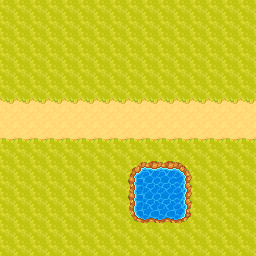

This game map was drawn from its Tiled (.tmx) file and the tilesets committed beside it. A one-line description and the full map source follow:
An orthogonal 16x16 tile map with 16x16 px tiles, 1 tile layer (map), 3 tilesets and 7 objects (4x MapChangeTrigger, Player).

<map version="1.10" tiledversion="1.12.1" orientation="orthogonal" renderorder="right-down" width="16" height="16" tilewidth="16" tileheight="16" infinite="0" nextlayerid="4" nextobjectid="15">
 <tileset firstgid="1" source="tileset.tsx" />
 <tileset firstgid="1301" source="objects.tsx" />
 <tileset firstgid="1303" source="character.tsx" />
 <layer id="1" name="map" width="16" height="16">
  <data encoding="csv">
262,262,262,262,262,262,262,262,262,262,262,262,262,262,262,1,
262,262,262,262,262,262,262,262,262,262,262,262,262,262,262,1,
262,262,262,262,262,262,262,262,262,262,262,262,262,262,262,1,
1,1,1,1,1,1,1,1,1,1,1,1,1,1,1,1,
1,1,1,1,1,1,1,1,1,1,1,1,1,1,1,1,
1,1,1,1,1,1,1,1,1,1,1,1,1,1,1,1,
54,54,54,54,54,54,54,54,54,54,54,54,54,54,54,54,
106,106,106,106,106,106,106,106,106,106,106,106,106,106,106,106,
158,158,158,158,158,158,158,158,158,158,158,158,158,158,158,158,
262,262,262,262,262,262,262,262,262,262,262,262,262,262,262,1,
262,262,262,262,262,262,262,262,365,366,366,367,262,262,262,1,
262,262,262,262,262,262,262,262,417,574,574,419,262,262,262,1,
262,262,262,262,262,262,262,262,417,574,574,419,262,262,262,1,
262,262,262,262,262,262,262,262,469,470,470,471,262,262,262,1,
262,262,262,262,262,262,262,262,262,262,262,262,262,262,262,1,
1,1,1,1,1,1,1,1,1,1,1,1,1,1,1,1
</data>
 </layer>
 <objectgroup id="2" name="objects">
  <object id="5" gid="1301" x="3.89077" y="95.9628" width="96" height="96" />
  <object id="6" gid="1302" x="112.221" y="95.4053" width="96" height="80" />
  <object id="7" name="player" type="Player" gid="1303" x="83.8536" y="132.393" width="32" height="32">
   <properties>
    <property name="animation" value="IDLE" />
    <property name="animationSpeed" type="float" value="2" />
    <property name="atlasAsset" value="OBJECTS" />
    <property name="controller" type="bool" value="true" />
    <property name="player" type="bool" value="true" />
    <property name="speed" type="float" value="7" />
   </properties>
  </object>
 </objectgroup>
 <objectgroup id="3" name="trigger">
  <object id="9" type="MapChangeTrigger" x="240.021" y="96.1323" width="15.5052" height="47.5493">
   <properties>
    <property name="target_map" value="ROUTE_1" />
   </properties>
  </object>
  <object id="10" type="MapChangeTrigger" x="0" y="95.7188" width="10.3368" height="47.7561">
   <properties>
    <property name="target_map" value="ROUTE_2" />
   </properties>
  </object>
  <object id="11" type="MapChangeTrigger" x="36.799" y="95.7188" width="29.9767" height="7.85597">
   <properties>
    <property name="target_map" value="POKECENTER" />
   </properties>
  </object>
  <object id="14" type="MapChangeTrigger" x="143.888" y="95.3054" width="15.7119" height="4.75493">
   <properties>
    <property name="target_map" value="SHOP" />
   </properties>
  </object>
 </objectgroup>
</map>
